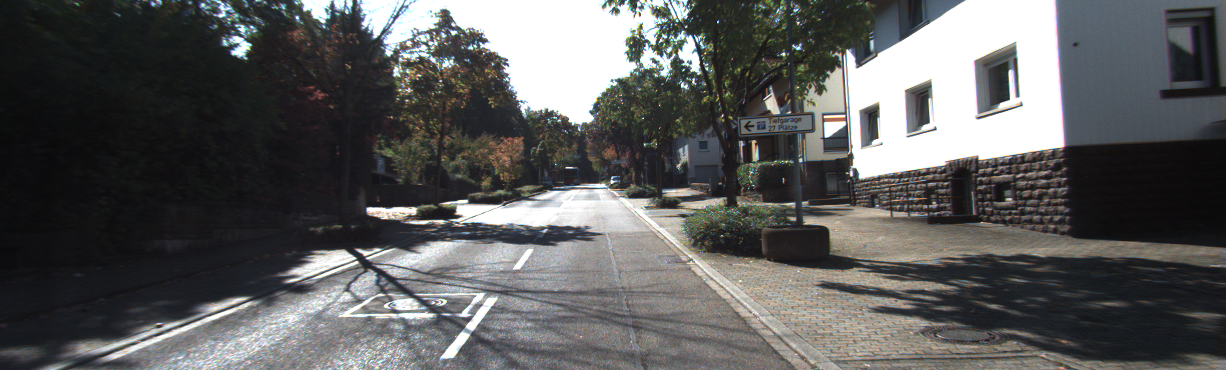
#> input picture dataloader/000000_10.png, 1226 x 370 px, given as the content of the folder tensorflow/Stereo Match/data_stereo_flow/training/colored_0/, which was not available
$ python KITTILoader.py
#> lines starting #> are read from the running program, lines starting #| are printed output that depends on the picture; pictures that were not available may be replaced by others from this repository, and a replacement may not be noted
### dataloader/preprocess.py
#import torch
#import torchvision.transforms as transforms
import random
import numpy as np

#数据增强

__imagenet_stats = {'mean': [0.485, 0.456, 0.406],
                   'std': [0.229, 0.224, 0.225]}

#__imagenet_stats = {'mean': [0.5, 0.5, 0.5],
#                   'std': [0.5, 0.5, 0.5]}

__imagenet_pca = {
    'eigval': np.array([0.2175, 0.0188, 0.0045]),
    'eigvec': np.array([
        [-0.5675,  0.7192,  0.4009],
        [-0.5808, -0.0045, -0.8140],
        [-0.5836, -0.6948,  0.4203],
    ])
}


#transforms.Compose(t_list)表示对t_list循环所有的transform操作

#图像归一化
def scale_crop(input_img, normalize=__imagenet_stats):
    #首先将图像变换到[0,1]之间
    w,h = input_img.size
    input_img = np.array(input_img,dtype=np.float32)/255
    #Normalized_image=(image-mean)/std,注意是RGB
    input_img[:,:,0] = (input_img[:,:,0] - __imagenet_stats['mean'][0])/__imagenet_stats['std'][0]
    input_img[:,:,1] = (input_img[:,:,1] - __imagenet_stats['mean'][1])/__imagenet_stats['std'][1]
    input_img[:,:,2] = (input_img[:,:,2] - __imagenet_stats['mean'][2])/__imagenet_stats['std'][2]
    #print(input_img.shape)
    #返回值为一个(h,w,3)的矩阵
    return input_img


"""
#图像随机裁剪然后归一化
def scale_random_crop(input_size, scale_size=None, normalize=__imagenet_stats):
    t_list = [
        transforms.RandomCrop(input_size),
        transforms.ToTensor(),
        transforms.Normalize(**normalize),
    ]
    if scale_size != input_size:
        t_list = [transforms.Scale(scale_size)] + t_list

    transforms.Compose(t_list)

#图像随机裁剪，随机水平翻转，归一化
def pad_random_crop(input_size, scale_size=None, normalize=__imagenet_stats):
    padding = int((scale_size - input_size) / 2)
    return transforms.Compose([
        transforms.RandomCrop(input_size, padding=padding),
        transforms.RandomHorizontalFlip(),
        transforms.ToTensor(),
        transforms.Normalize(**normalize),
    ])


#图像随机尺寸裁剪，随机水平翻转，归一化
def inception_preproccess(input_size, normalize=__imagenet_stats):
    return transforms.Compose([
        transforms.RandomSizedCrop(input_size),
        transforms.RandomHorizontalFlip(),
        transforms.ToTensor(),
        transforms.Normalize(**normalize)
    ])

#改变图像的亮度，对比度和饱和度，然后归一化
def inception_color_preproccess(input_size, normalize=__imagenet_stats):
    return transforms.Compose([
        #transforms.RandomSizedCrop(input_size),
        #transforms.RandomHorizontalFlip(),
        transforms.ToTensor(),
        ColorJitter(
            brightness=0.4,
            contrast=0.4,
            saturation=0.4,
        ),
        Lighting(0.1, __imagenet_pca['eigval'], __imagenet_pca['eigvec']),
        transforms.Normalize(**normalize)
    ])
"""


"""

class Lighting(object):
    #Lighting noise(AlexNet - style PCA - based noise)

    def __init__(self, alphastd, eigval, eigvec):
        self.alphastd = alphastd
        self.eigval = eigval
        self.eigvec = eigvec

    def __call__(self, img):
        if self.alphastd == 0:
            return img

        alpha = img.new().resize_(3).normal_(0, self.alphastd)
        rgb = self.eigvec.type_as(img).clone()\
            .mul(alpha.view(1, 3).expand(3, 3))\
            .mul(self.eigval.view(1, 3).expand(3, 3))\
            .sum(1).squeeze()

        return img.add(rgb.view(3, 1, 1).expand_as(img))

#讲输入图像变成灰度
class Grayscale(object):

    def __call__(self, img):
        gs = img.clone()
        gs[0].mul_(0.299).add_(0.587, gs[1]).add_(0.114, gs[2])
        gs[1].copy_(gs[0])
        gs[2].copy_(gs[0])
        return gs


class Saturation(object):

    def __init__(self, var):
        self.var = var

    def __call__(self, img):
        gs = Grayscale()(img)
        alpha = random.uniform(0, self.var)
        return img.lerp(gs, alpha)


class Brightness(object):

    def __init__(self, var):
        self.var = var

    def __call__(self, img):
        gs = img.new().resize_as_(img).zero_()
        alpha = random.uniform(0, self.var)
        return img.lerp(gs, alpha)


class Contrast(object):

    def __init__(self, var):
        self.var = var

    def __call__(self, img):
        gs = Grayscale()(img)
        gs.fill_(gs.mean())
        alpha = random.uniform(0, self.var)
        return img.lerp(gs, alpha)


class RandomOrder(object):
     #Composes several transforms together in random order.


    def __init__(self, transforms):
        self.transforms = transforms

    def __call__(self, img):
        if self.transforms is None:
            return img
        order = torch.randperm(len(self.transforms))
        for i in order:
            img = self.transforms[i](img)
        return img


class ColorJitter(RandomOrder):

    def __init__(self, brightness=0.4, contrast=0.4, saturation=0.4):
        self.transforms = []
        if brightness != 0:
            self.transforms.append(Brightness(brightness))
        if contrast != 0:
            self.transforms.append(Contrast(contrast))
        if saturation != 0:
            self.transforms.append(Saturation(saturation))
"""
# [6 lines that do not run on import are left out]

### dataloader/KITTIloader2012.py
#import torch.utils.data as data

from PIL import Image
import os
import os.path
import numpy as np
import random

IMG_EXTENSIONS = [
    '.jpg', '.JPG', '.jpeg', '.JPEG',
    '.png', '.PNG', '.ppm', '.PPM', '.bmp', '.BMP',
]

#function:返回图片的路径

def is_image_file(filename):
    return any(filename.endswith(extension) for extension in IMG_EXTENSIONS)

def dataloader(filepath, shuffle=True):

  left_fold  = 'colored_0/'
  right_fold = 'colored_1/'
  disp_noc   = 'disp_noc/'

  image = [img for img in os.listdir(filepath+left_fold) if img.find('_10') > -1]
  if shuffle:
      random.shuffle(image)
      train = image[:]
      val   = image[160:]
  else:
      image.sort()
      train = image[:]
      val   = image[160:]

  left_train  = [filepath+left_fold+img for img in train]
  right_train = [filepath+right_fold+img for img in train]
  disp_train = [filepath+disp_noc+img for img in train]


  left_val  = [filepath+left_fold+img for img in val]
  right_val = [filepath+right_fold+img for img in val]
  disp_val = [filepath+disp_noc+img for img in val]

  return left_train, right_train, disp_train, left_val, right_val, disp_val

# [14 lines that do not run on import are left out]

### dataloader/KITTILoader.py
import os
import numpy as np
import random
from PIL import Image, ImageOps
import numpy as np
from dataloader import preprocess


#主要是用来做数据预处理
IMG_EXTENSIONS = [
    '.jpg', '.JPG', '.jpeg', '.JPEG',
    '.png', '.PNG', '.ppm', '.PPM', '.bmp', '.BMP',
]

def is_image_file(filename):
    return any(filename.endswith(extension) for extension in IMG_EXTENSIONS)

def default_loader(path):
    return Image.open(path).convert('RGB')
#> returned value is the input picture: PIL image 1226x370 RGB; mean R, G, B 91.6, 92, 91.7

def disparity_loader(path):
    return Image.open(path)


class myImageFloder(object):
    def __init__(self, left, right, left_disparity, training, loader=default_loader, dploader= disparity_loader):

        self.left = left
        #print(self.left)
        self.right = right
        self.disp_L = left_disparity
        self.loader = loader
        self.dploader = dploader
        self.training = training

    def __getitem__(self, index):
        left  = self.left[index]
        right = self.right[index]
        disp_L= self.disp_L[index]

        left_img = self.loader(left)
        right_img = self.loader(right)
        dataL = self.dploader(disp_L)


        if self.training:
           w, h = left_img.size
#> w = 1226; h = 370
           th, tw = 128, 256

           x1 = random.randint(0, w - tw)
#> x1 = 864
           y1 = random.randint(0, h - th)
#> y1 = 98

           left_img = left_img.crop((x1, y1, x1 + tw, y1 + th))
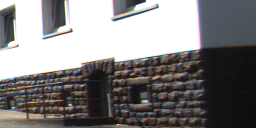
#> left_img: PIL image 256x128 RGB; mean R, G, B 127.8, 125.8, 126.2
           right_img = right_img.crop((x1, y1, x1 + tw, y1 + th))
           #对视差图/256可以得到视差值，如果为0，表示那个位置的像素没有groundtruth
           #dataL是一个(256,512)大小矩阵
           dataL = np.ascontiguousarray(dataL,dtype=np.float32)/256
           dataL = dataL[y1:y1 + th, x1:x1 + tw]
#> dataL: shape (128, 256, 3) float32

           #processed = preprocess.get_transform(augment=False)
           left_img   = preprocess.scale_crop(left_img)
#> in scale_crop, `input_img[:,:,0] = (input_img[:,:,0] - __imagenet_stats['mean'][0])/__..`:
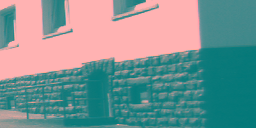
#> input_img: shape (128, 256, 3) float32; mean of channels 0, 1, 2 0.0701, 0.493, 0.495; drawn with min black and max white
#> in scale_crop, `input_img[:,:,1] = (input_img[:,:,1] - __imagenet_stats['mean'][1])/__..`:
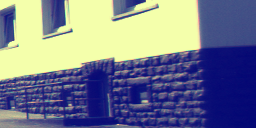
#> input_img: shape (128, 256, 3) float32; mean of channels 0, 1, 2 0.0701, 0.166, 0.495; drawn with min black and max white
#> in scale_crop, `input_img[:,:,2] = (input_img[:,:,2] - __imagenet_stats['mean'][2])/__..`:
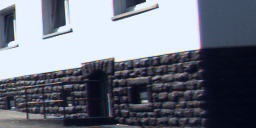
#> input_img: shape (128, 256, 3) float32; mean of channels 0, 1, 2 0.0701, 0.166, 0.395; drawn with min black and max white
           right_img  = preprocess.scale_crop(right_img)

           return left_img, right_img, dataL
        else:
           w, h = left_img.size

           left_img = left_img.crop((w-1232, h-368, w, h))
           right_img = right_img.crop((w-1232, h-368, w, h))
           w1, h1 = left_img.size

           dataL = dataL.crop((w-1232, h-368, w, h))
           dataL = np.ascontiguousarray(dataL,dtype=np.float32)/256

           #processed = preprocess.get_transform(augment=False)
           left_img       = preprocess.scale_crop(left_img)
           right_img      = preprocess.scale_crop(right_img)

           return left_img, right_img, dataL

    def __len__(self):
        return len(self.left)

#构建mini-batch
def ImgLoader(data=None, BATCH_SIZE=16):
    n=len(data)
    left_img, _, dataL = data[0]
    #print(dataL.shape)
    HEIGHT,WIDTH,CHANNELS = left_img.shape
#> HEIGHT = 128; WIDTH = 256; CHANNELS = 3
    mini_batches = []
    imgL = np.zeros([n,HEIGHT,WIDTH,CHANNELS]);
    imgR = np.zeros([n,HEIGHT,WIDTH,CHANNELS]);
    imgD = np.zeros([n,HEIGHT,WIDTH]);

    for i in range(len(data)):
        imgL[i],imgR[i],imgD[i] = data[i]
#> this loop made 1 pass
#> pass 1, in __getitem__ (call 2), `left_img = left_img.crop((x1, y1, x1 + tw, y1 + th))`:
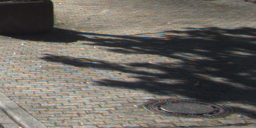
#> left_img: PIL image 256x128 RGB; mean R, G, B 107.5, 103.4, 97.1

    batch_num = int(n / BATCH_SIZE)
    for k in range(0, batch_num):
        mini_batch_L = imgL[k*BATCH_SIZE:(k+1)*BATCH_SIZE]
        mini_batch_R = imgR[k*BATCH_SIZE:(k+1)*BATCH_SIZE]
        mini_batch_D = imgD[k*BATCH_SIZE:(k+1)*BATCH_SIZE]
        mini_batches.append((mini_batch_L, mini_batch_R, mini_batch_D))

    if n % BATCH_SIZE != 0:
        mini_batch_L = imgL[batch_num*BATCH_SIZE:]
        mini_batch_R = imgR[batch_num*BATCH_SIZE:]
        mini_batch_D = imgD[batch_num*BATCH_SIZE:]
        mini_batches.append((mini_batch_L, mini_batch_R, mini_batch_D))
#    print(np.array(mini_batches))

    return mini_batches

if __name__ == '__main__':
    import KITTIloader2012 as ls
    path = '/home/wpj/code/tensorflow/Stereo Match/data_stereo_flow/training/'
    all_left_img, all_right_img, all_left_disp, test_left_img, test_right_img, test_left_disp = ls.dataloader(path)
    kitti2012_data = myImageFloder(all_left_img,all_right_img,all_left_disp, True)
#> (the run stopped early here; a loop or call above may not have finished)
